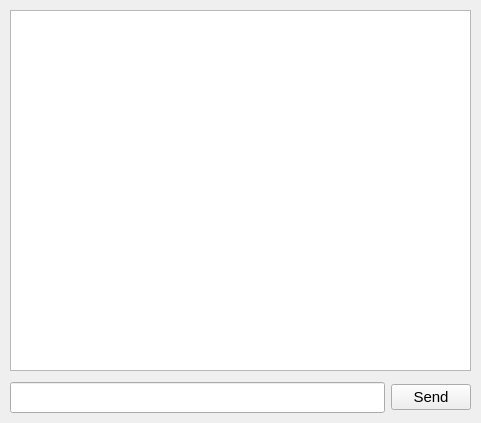
<?xml version="1.0" encoding="UTF-8"?>
<ui version="4.0">
 <class>MainWindow</class>
 <widget class="QMainWindow" name="MainWindow">
  <property name="geometry">
   <rect>
    <x>0</x>
    <y>0</y>
    <width>481</width>
    <height>423</height>
   </rect>
  </property>
  <property name="windowTitle">
   <string>MainWindow</string>
  </property>
  <property name="layoutDirection">
   <enum>Qt::LeftToRight</enum>
  </property>
  <widget class="QWidget" name="centralwidget">
   <widget class="QWidget" name="verticalLayoutWidget">
    <property name="geometry">
     <rect>
      <x>10</x>
      <y>380</y>
      <width>461</width>
      <height>35</height>
     </rect>
    </property>
    <layout class="QVBoxLayout" name="verticalLayout">
     <item>
      <layout class="QHBoxLayout" name="horizontalLayout">
       <item>
        <widget class="QLineEdit" name="lineEdit">
         <property name="font">
          <font>
           <family>华文细黑</family>
           <pointsize>12</pointsize>
          </font>
         </property>
        </widget>
       </item>
       <item>
        <widget class="QPushButton" name="pushButton">
         <property name="font">
          <font>
           <pointsize>11</pointsize>
          </font>
         </property>
         <property name="text">
          <string>Send</string>
         </property>
        </widget>
       </item>
      </layout>
     </item>
    </layout>
   </widget>
   <widget class="QTextEdit" name="textEdit">
    <property name="geometry">
     <rect>
      <x>10</x>
      <y>10</y>
      <width>461</width>
      <height>361</height>
     </rect>
    </property>
    <property name="font">
     <font>
      <family>华文细黑</family>
      <pointsize>12</pointsize>
     </font>
    </property>
    <property name="contextMenuPolicy">
     <enum>Qt::NoContextMenu</enum>
    </property>
   </widget>
  </widget>
 </widget>
 <resources/>
 <connections>
  <connection>
   <sender>pushButton</sender>
   <signal>clicked()</signal>
   <receiver>MainWindow</receiver>
   <slot>send_button_click()</slot>
   <hints>
    <hint type="sourcelabel">
     <x>415</x>
     <y>399</y>
    </hint>
    <hint type="destinationlabel">
     <x>407</x>
     <y>416</y>
    </hint>
   </hints>
  </connection>
  <connection>
   <sender>lineEdit</sender>
   <signal>returnPressed()</signal>
   <receiver>MainWindow</receiver>
   <slot>send_button_click()</slot>
   <hints>
    <hint type="sourcelabel">
     <x>200</x>
     <y>394</y>
    </hint>
    <hint type="destinationlabel">
     <x>6</x>
     <y>402</y>
    </hint>
   </hints>
  </connection>
 </connections>
 <slots>
  <slot>send_button_click()</slot>
 </slots>
</ui>
